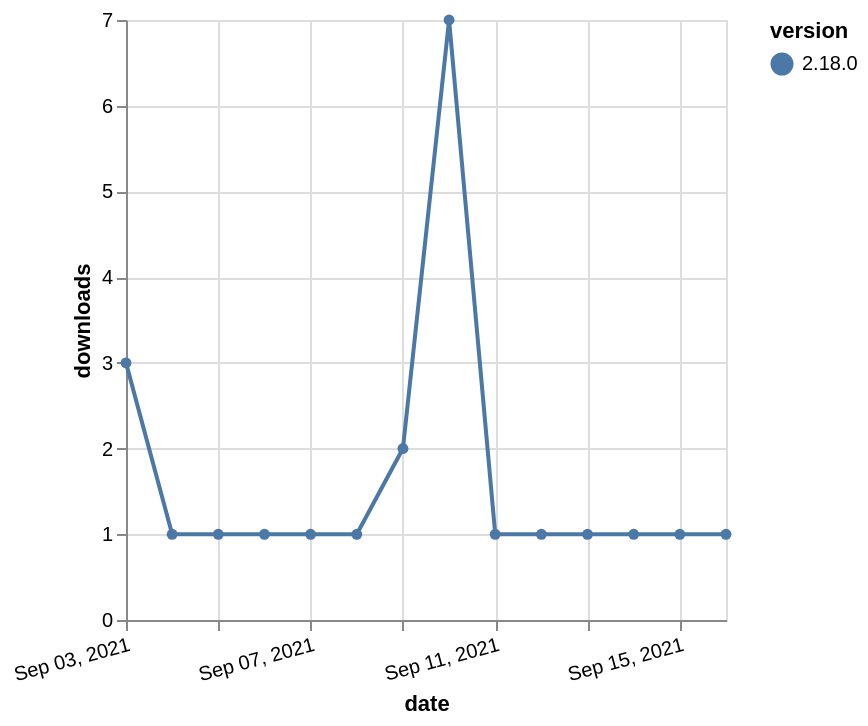

This figure's Vega-Lite source:
### Vega-Lite specification from a JSON file in a GitHub repository (floating-point values rounded to 4 significant figures)
{"$schema": "https://vega.github.io/schema/vega-lite/v5.json", "description": "A simple bar chart with embedded data.", "data": {"values": [{"date": "2021-09-03", "total": 504, "delta": 3, "version": "2.18.0"}, {"date": "2021-09-04", "total": 505, "delta": 1, "version": "2.18.0"}, {"date": "2021-09-05", "total": 506, "delta": 1, "version": "2.18.0"}, {"date": "2021-09-06", "total": 507, "delta": 1, "version": "2.18.0"}, {"date": "2021-09-07", "total": 508, "delta": 1, "version": "2.18.0"}, {"date": "2021-09-08", "total": 509, "delta": 1, "version": "2.18.0"}, {"date": "2021-09-09", "total": 511, "delta": 2, "version": "2.18.0"}, {"date": "2021-09-10", "total": 518, "delta": 7, "version": "2.18.0"}, {"date": "2021-09-11", "total": 519, "delta": 1, "version": "2.18.0"}, {"date": "2021-09-12", "total": 520, "delta": 1, "version": "2.18.0"}, {"date": "2021-09-13", "total": 521, "delta": 1, "version": "2.18.0"}, {"date": "2021-09-14", "total": 522, "delta": 1, "version": "2.18.0"}, {"date": "2021-09-15", "total": 523, "delta": 1, "version": "2.18.0"}, {"date": "2021-09-16", "total": 524, "delta": 1, "version": "2.18.0"}]}, "width": "container", "mark": {"type": "line", "point": {"filled": true}}, "encoding": {"x": {"field": "date", "type": "temporal", "timeUnit": "yearmonthdate", "title": "date", "axis": {"labelAngle": -15}}, "y": {"field": "delta", "type": "quantitative", "title": "downloads"}, "color": {"field": "version", "type": "nominal"}, "tooltip": {"field": "delta"}}}
